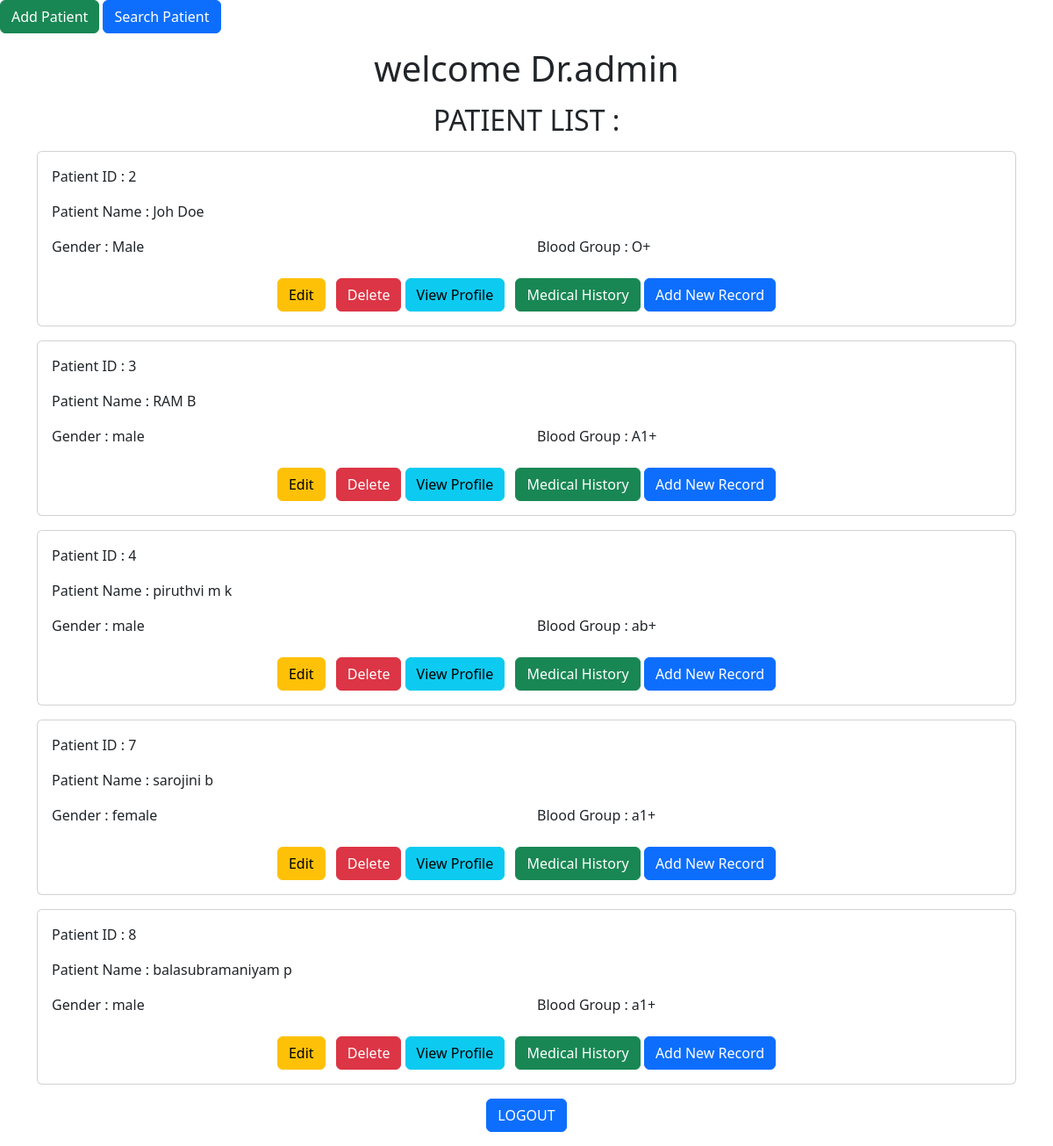
/doctor_dashboard (signed in), run on the app's committed database.
### tables this page shows
CREATE TABLE patients(
    patient_id INTEGER PRIMARY KEY AUTOINCREMENT,
    firstname TEXT NOT NULL,
    lastname TEXT NOT NULL,
    gender TEXT NOT NULL,
    dob TEXT NOT NULL,
    phone TEXT NOT NULL,
    email TEXT NOT NULL,
    address TEXT NOT NULL,
    blood_group TEXT NOT NULL,
    time TIMESTAMP DEFAULT CURRENT_TIMESTAMP
);

### app.py (the view)
@app.route("/doctor_dashboard")
def doctor_dashboard():
    conn=sq.connect("ehr.db")
    cursor=conn.cursor()
    cursor.execute("SELECT*FROM patients")
    patients=cursor.fetchall()
    conn.close()
    if "doctor" in session:
        return render_template("doctor_dashboard.html",username=session["doctor"],patients=patients)
    else:
        return redirect(url_for("doctor_login"))

### templates/doctor_dashboard.html (shortened to what this page needs)
<!DOCTYPE html>
<html>
    <head>
        <link href="https://cdn.jsdelivr.net/npm/bootstrap@5.3.8/dist/css/bootstrap.min.css"
      rel="stylesheet">
    </head>
    <body>
        <a href="/add_patient" class="btn btn-success mb-3">
            Add Patient
        </a>
        <a href="/search_patient" class="btn btn-primary mb-3">
            Search Patient
        </a>
        <div class="container">
        <h1 class="text-center mb-3">
            welcome Dr.{{username}}
        </h1>
        <h2 class="text-center mb-3">
            PATIENT LIST :
        </h2>
        {% for patient in patients %}
        <div class="card rounded p-3 mb-3">
            <div class="row">
                <div class="col-12">
                    <p class="mb-2">
                        Patient ID : {{patient[0]}}
                    </p>
                </div>
            </div>
            <div class="row mt-2">
                <div class="col-12">
                    <p class="mb-2">
                        Patient Name : {{patient[1]}} {{patient[2]}}
                    </p>
                </div>
            </div>
            <div class="row mt-2">
                <div class="col-6">
                    <p class="mb-2">
                        Gender : {{patient[3]}}
                    </p>
                </div>
                <div class="col-6">
                    <p class="mb-2">
                        Blood Group : {{patient[8]}}
                    </p>
                </div>
            </div>
            <div class="row mt-3">
                <div class="col-12 text-center">
                    <a href="/edit_patient/{{patient[0]}}" class="btn btn-warning me-2">
                        Edit
                    </a>
                    <a href="/delete_patient/{{patient[0]}}" class="btn btn-danger"onclick="return confirm('Are you sure you want to delete this patient?');">
                        Delete
                    </a>
                    <a href="/patient_profile/{{patient[0]}}" class="btn btn-info me-2">
                        View Profile
                    </a>
                    <a href="/medical_history/{{patient[0]}}" class="btn btn-success">
                        Medical History
                    </a>
                    <a href="/add_record/{{patient[0]}}" class="btn btn-primary">
                        Add New Record
                    </a>
                </div>
            </div>
        </div>
        {% endfor %}
        </div>
        <div class="text-center">
            <a href="/logout" class="btn btn-primary text-center mb-3">
                LOGOUT
            </a>
        </div>
    </body>
</html>

### data on the page
patients: patient_id "2", firstname "Joh", lastname "Doe", gender "Male", blood_group "O+"
patients: patient_id "3", firstname "RAM", lastname "B", gender "male", blood_group "A1+"
patients: patient_id "4", firstname "piruthvi", lastname "m k", gender "male", blood_group "ab+"
patients: patient_id "7", firstname "sarojini", lastname "b", gender "female", blood_group "a1+"
patients: patient_id "8", firstname "balasubramaniyam", lastname "p", gender "male", blood_group "a1+"

### other printed values
{{ username }} "admin"
